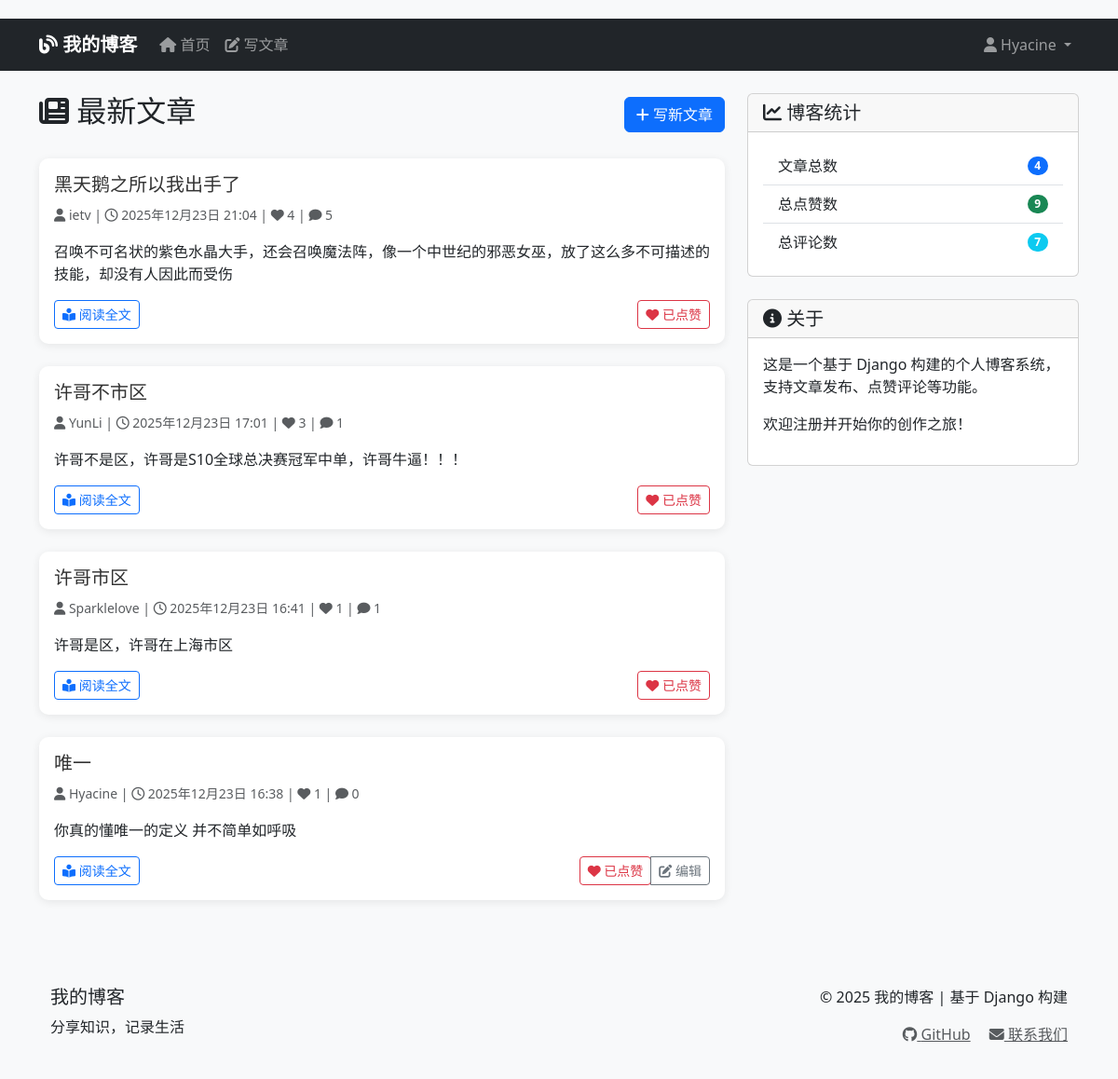
The app's page / (signed in) with its own data.
### blogs/models.py (models this page shows, shortened)
class BlogPost(models.Model):
    title = models.CharField(max_length=200)
    content = models.TextField()
    owner = models.ForeignKey(User, on_delete=models.CASCADE)
    date_added = models.DateTimeField(auto_now_add=True)
    likes_count = models.PositiveIntegerField(default=0)
    def user_has_liked(self, user):
        if not user.is_authenticated:
            return False
        if not hasattr(user, 'id') or user.id is None:
            return False
        return self.likes.filter(user=user).exists()

### blogs/views.py (the view)
# urls.py: path('', views.index, name='index'),
def index(request):
    from django.db.models import Count
    posts = BlogPost.objects.annotate(
        comment_count=Count('comments')
    ).order_by('-date_added')
    for post in posts:
        if request.user.is_authenticated:
            try:
                post.user_has_liked = post.user_has_liked(request.user)
            except Exception:
                post.user_has_liked = False
        else:
            post.user_has_liked = False
    total_posts = posts.count()
    from django.db.models import Sum
    total_likes = posts.aggregate(total=Sum('likes_count'))['total'] or 0
    total_comments = posts.aggregate(total=Sum('comment_count'))['total'] or 0
    context = {
        'posts': posts,
        'total_posts': total_posts,
        'total_likes': total_likes,
        'total_comments': total_comments,
    }
    return render(request, 'blogs/index.html', context)

### blogs/templates/blogs/index.html (shortened to what this page needs)
{% extends 'blogs/base.html' %}
{% block content %}
<div class="row">
    <div class="col-md-8">
        <div class="d-flex justify-content-between align-items-center mb-4">
            <h2><i class="fas fa-newspaper"></i> 最新文章</h2>
            {% if user.is_authenticated %}
            <a href="{% url 'blogs:new_post' %}" class="btn btn-primary">
                <i class="fas fa-plus"></i> 写新文章
            </a>
            {% endif %}
        </div>
        {% for post in posts %}
        <div class="card post-card mb-4">
            <div class="card-body">
                <h5 class="card-title">
                    <a href="{% url 'blogs:post_detail' post.id %}" class="text-decoration-none">
                        {{ post.title }}
                    </a>
                </h5>
                <div class="card-text mb-3">
                    <p class="text-muted">
                        <small>
                            <i class="fas fa-user"></i> {{ post.owner.username }} |
                            <i class="far fa-clock"></i> {{ post.date_added|date:"Y年m月d日 H:i" }} |
                            <i class="fas fa-heart"></i> <span id="likes-count-{{ post.id }}">{{ post.likes_count|default:0 }}</span> |
                            <i class="fas fa-comment"></i> {{ post.comment_count|default:0 }}
                        </small>
                    </p>
                    <p class="card-text">{{ post.content|striptags|truncatechars:200 }}</p>
                </div>
                <div class="d-flex justify-content-between align-items-center">
                    <a href="{% url 'blogs:post_detail' post.id %}" class="btn btn-outline-primary btn-sm">
                        <i class="fas fa-book-reader"></i> 阅读全文
                    </a>
                    <div class="btn-group" role="group">
                        {% if user.is_authenticated %}
                        <form method="post" action="{% url 'blogs:toggle_like' post.id %}"
                              class="like-form d-inline" data-post-id="{{ post.id }}">
                            <button type="submit" class="btn btn-outline-danger btn-sm">
                                {% if post.user_has_liked %}
                                    <i class="fas fa-heart"></i> 已点赞
                                {% else %}
                                    <i class="far fa-heart"></i> 点赞
                                {% endif %}
                            </button>
                        </form>
                        {% endif %}
                        {% if user.is_authenticated and user == post.owner %}
                        <a href="{% url 'blogs:edit_post' post.id %}" class="btn btn-outline-secondary btn-sm">
                            <i class="fas fa-edit"></i> 编辑
                        </a>
                        {% endif %}
                    </div>
                </div>
            </div>
        </div>
        {% endfor %}
    </div>
<div class="col-md-4">
    <div class="card mb-4">
        <div class="card-header">
            <h5 class="mb-0"><i class="fas fa-chart-line"></i> 博客统计</h5>
        </div>
        <div class="card-body">
            <ul class="list-group list-group-flush">
                <li class="list-group-item d-flex justify-content-between align-items-center">
                    文章总数
                    <span class="badge bg-primary rounded-pill">{{ total_posts }}</span>
                </li>
                <li class="list-group-item d-flex justify-content-between align-items-center">
                    总点赞数
                    <span class="badge bg-success rounded-pill">{{ total_likes }}</span>
                </li>
                <li class="list-group-item d-flex justify-content-between align-items-center">
                    总评论数
                    <span class="badge bg-info rounded-pill">{{ total_comments }}</span>
                </li>
            </ul>
        </div>
    </div>
    <div class="card">
        <div class="card-header">
            <h5 class="mb-0"><i class="fas fa-info-circle"></i> 关于</h5>
        </div>
        <div class="card-body">
            <p>这是一个基于 Django 构建的个人博客系统，支持文章发布、点赞评论等功能。</p>
            <p>欢迎注册并开始你的创作之旅！</p>
        </div>
    </div>
</div>
{% endblock %}

### blogs/templates/blogs/base.html (shortened to what this page needs)
<!DOCTYPE html>
<html lang="zh-cn">
<head>
    <link href="https://cdn.jsdelivr.net/npm/bootstrap@5.3.0/dist/css/bootstrap.min.css" rel="stylesheet">
    <link rel="stylesheet" href="https://cdnjs.cloudflare.com/ajax/libs/font-awesome/6.4.0/css/all.min.css">
</head>
<body>
    <nav class="navbar navbar-expand-lg navbar-dark bg-dark">
        <div class="container">
            <a class="navbar-brand" href="{% url 'blogs:index' %}">
                <i class="fas fa-blog"></i> 我的博客
            </a>
            <div class="collapse navbar-collapse" id="navbarNav">
                <ul class="navbar-nav me-auto">
                    <li class="nav-item">
                        <a class="nav-link" href="{% url 'blogs:index' %}">
                            <i class="fas fa-home"></i> 首页
                        </a>
                    </li>
                    <li class="nav-item">
                        <a class="nav-link" href="{% url 'blogs:new_post' %}">
                            <i class="fas fa-edit"></i> 写文章
                        </a>
                    </li>
                </ul>
                <ul class="navbar-nav">
                    {% if user.is_authenticated %}
                    <li class="nav-item dropdown">
                        <a class="nav-link dropdown-toggle" href="#" id="userDropdown" role="button"
                           data-bs-toggle="dropdown" aria-expanded="false">
                            <i class="fas fa-user"></i> {{ user.username }}
                        </a>
                    </li>
                    {% endif %}
                </ul>
            </div>
        </div>
    </nav>
    <div class="container mt-4">
        {% block content %}{% endblock %}
    </div>
    <footer class="mt-5">
        <div class="container">
            <div class="row">
                <div class="col-md-6">
                    <h5>我的博客</h5>
                    <p>分享知识，记录生活</p>
                </div>
                <div class="col-md-6 text-end">
                    <p>&copy; 2025 我的博客 | 基于 Django 构建</p>
                    <p>
                        <a href="#" class="text-muted me-3"><i class="fab fa-github"></i> GitHub</a>
                        <a href="#" class="text-muted"><i class="fas fa-envelope"></i> 联系我们</a>
                    </p>
                </div>
            </div>
        </div>
    </footer>
</body>
</html>

### blogs/templates/blogs/base.html (style rules this page uses)
body { padding-top: 20px; background-color: #f8f9fa; }
.navbar-brand { font-weight: bold; }
.post-card { transition: transform 0.2s; margin-bottom: 20px; }
footer { margin-top: 50px; padding: 20px 0; background-color: #f8f9fa; }

### blogs/templates/blogs/index.html (style rules this page uses)
.post-card { border: none; box-shadow: 0 2px 10px rgba(0,0,0,0.08); border-radius: 10px; }
.card-title a { color: #333; transition: color 0.3s; }

### records on screen
BlogPost: title "黑天鹅之所以我出手了", owner.username "ietv", date_added "2025年12月23日 21:04", likes_count "4", comment_count "5", content "召唤不可名状的紫色水晶大手，还会召唤魔法阵，像一个中世纪的邪恶女巫，放了这么多不可描述的技能，却没有人因此而受伤", shows "已点赞"
BlogPost: title "许哥不市区", owner.username "YunLi", date_added "2025年12月23日 17:01", likes_count "3", comment_count "1", content "许哥不是区，许哥是S10全球总决赛冠军中单，许哥牛逼！！！", shows "已点赞"
BlogPost: title "许哥市区", owner.username "Sparklelove", date_added "2025年12月23日 16:41", likes_count "1", comment_count "1", content "许哥是区，许哥在上海市区", shows "已点赞"
BlogPost: title "唯一", owner.username "Hyacine", date_added "2025年12月23日 16:38", likes_count "1", comment_count "0", content "你真的懂唯一的定义 并不简单如呼吸", shows "已点赞", shows "编辑"

### other values on screen
{{ user.username }} "Hyacine"
{{ total_posts }} "4"
{{ total_likes }} "9"
{{ total_comments }} "7"
